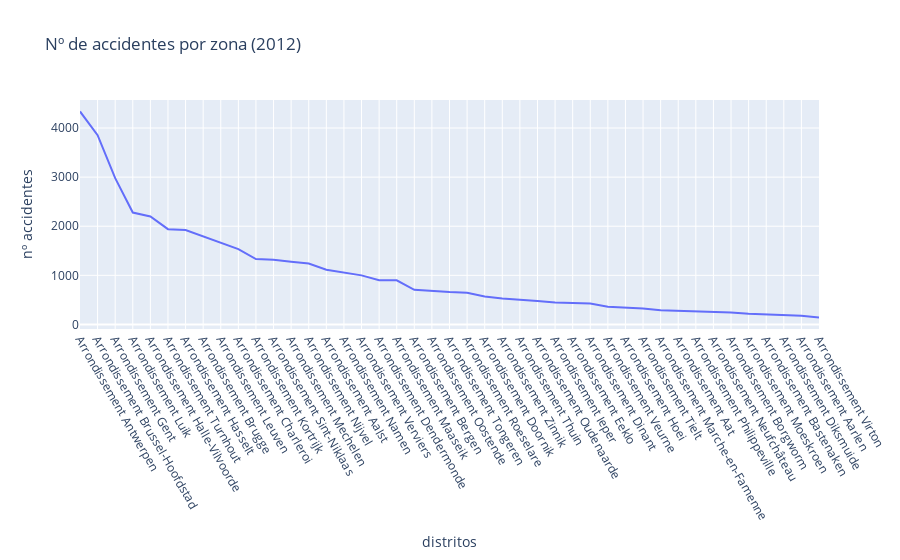

Notebook code for this chart:
### Code cell
fig = px.line(x=sorted_acc_2012_por_zona["ADM_DSTR"], y=sorted_acc_2012_por_zona["Nº ACC"], labels = {"x": "distritos", "y": "nº accidentes"}, title = "Nº de accidentes por zona (2012)")
#ax.set_xlabel(xlabel, rotation=60)
fig.update_xaxes(tickangle=60)
fig.show()

### Figure 1 — Plotly figure (JSON) as saved in the notebook; plotly's stock layout.template omitted (floating-point values rounded to 4 significant figures)
{"data": [{"hovertemplate": "distritos=%{x}<br>nº accidentes=%{y}<extra></extra>", "legendgroup": "", "line": {"color": "#636efa", "dash": "solid"}, "marker": {"symbol": "circle"}, "mode": "lines", "name": "", "orientation": "v", "showlegend": false, "type": "scatter", "x": ["Arrondissement Antwerpen", "Arrondissement Brussel-Hoofdstad", "Arrondissement Gent", "Arrondissement Luik", "Arrondissement Halle-Vilvoorde", "Arrondissement Turnhout", "Arrondissement Hasselt", "Arrondissement Brugge", "Arrondissement Leuven", "Arrondissement Charleroi", "Arrondissement Kortrijk", "Arrondissement Sint-Niklaas", "Arrondissement Mechelen", "Arrondissement Nijvel", "Arrondissement Aalst", "Arrondissement Namen", "Arrondissement Verviers", "Arrondissement Dendermonde", "Arrondissement Maaseik", "Arrondissement Bergen", "Arrondissement Oostende", "Arrondissement Tongeren", "Arrondissement Roeselare", "Arrondissement Doornik", "Arrondissement Zinnik", "Arrondissement Thuin", "Arrondissement Oudenaarde", "Arrondissement Ieper", "Arrondissement Eeklo", "Arrondissement Dinant", "Arrondissement Veurne", "Arrondissement Hoei", "Arrondissement Tielt", "Arrondissement Marche-en-Famenne", "Arrondissement Aat", "Arrondissement Philippeville", "Arrondissement Neufchâteau", "Arrondissement Borgworm", "Arrondissement Moeskroen", "Arrondissement Bastenaken", "Arrondissement Diksmuide", "Arrondissement Aarlen", "Arrondissement Virton"], "xaxis": "x", "y": [4338, 3855, 2979, 2279, 2199, 1940, 1924, 1793, 1674, 1535, 1332, 1318, 1277, 1241, 1114, 1061, 999, 901, 898, 706, 676, 660, 646, 567, 528, 507, 479, 447, 441, 426, 360, 346, 326, 287, 274, 268, 261, 244, 217, 205, 204, 179, 140], "yaxis": "y"}], "layout": {"legend": {"tracegroupgap": 0}, "title": {"text": "Nº de accidentes por zona (2012)"}, "xaxis": {"anchor": "y", "domain": [0, 1], "tickangle": 60, "title": {"text": "distritos"}}, "yaxis": {"anchor": "x", "domain": [0, 1], "title": {"text": "nº accidentes"}}}}
